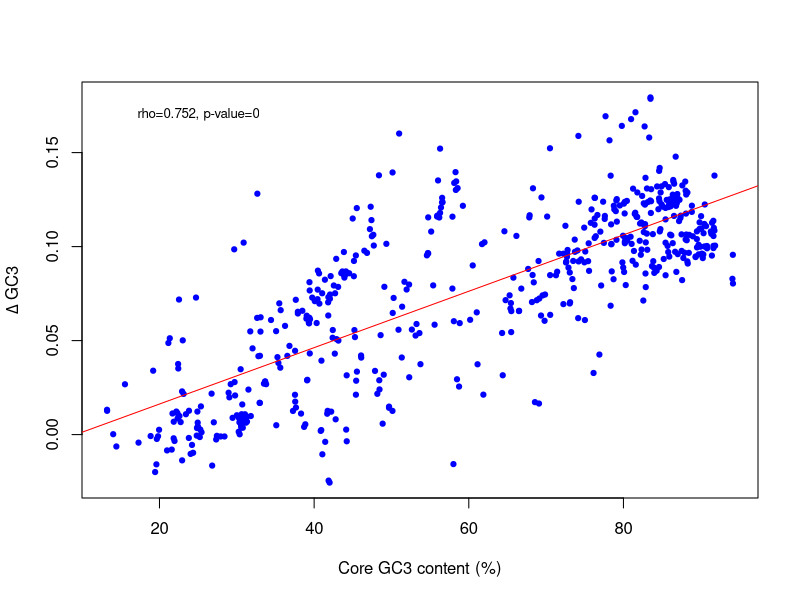

Generate this figure with R:
#Figure 12

data1 <- read.csv("GC3_all_prop.csv",header=T)
attach(data1)

Temp<-unlist(data1[2])
core.gc<-unlist(data1[5]) * 100

delta_core_f_10<-unlist(data1$Difference_between_core_and_first_10_codons_GC3)

pdf("Fig12_Diff_Core_GC3.pdf")
plot(core.gc,delta_core_f_10,pch=19,cex=0.7,xlab="Core GC3 content (%)",ylab=expression(Delta ~ "GC3"),col="blue")
par(pty="s")
abline(lm(delta_core_f_10~core.gc),col="red")
ct<-cor.test(delta_core_f_10,core.gc,method="spearman")
ct.p<-ct$p.value
ct.rho<-ct$estimate

#Significant figures 
ctrho <- signif(ct.rho, digits =3)
ctp <- signif(ct.p, digits =3)

txt<-paste("rho=",ctrho,", p-value=",ctp,sep="")
mtext(txt,side=3,adj=0.1,line=-2,cex=0.8)
dev.off()

